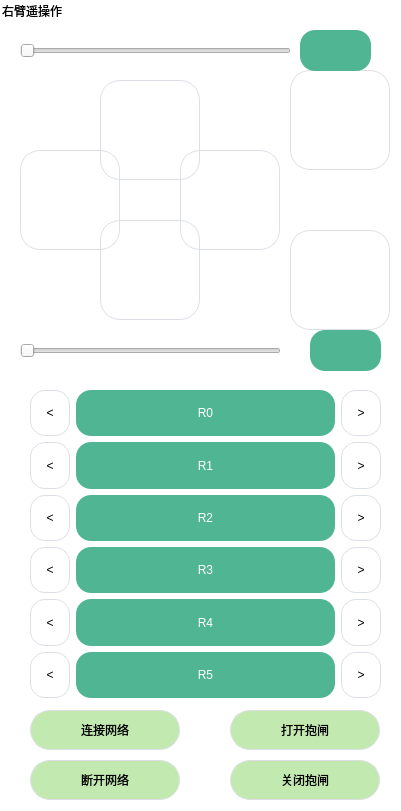
  <widget class="QGroupBox" name="groupBox_2">
   <property name="geometry">
    <rect>
     <x>1080</x>
     <y>30</y>
     <width>401</width>
     <height>811</height>
    </rect>
   </property>
   <property name="styleSheet">
    <string notr="true">QGroupBox
{
font: 10pt &quot;微软雅黑&quot;;
background-color: rgba(255, 255, 255, 0);
border-radius: 15px; 

}

QPushButton {
    background-color: #ffffff;
    border: 1px solid #dcdfe6;
    padding: 1px;
    border-radius: 15px;
	font: 10pt &quot;微软雅黑&quot;;
	
}

QPushButton:hover {
    background-color: #ecf5ff;
    color: #409eff;
}

QPushButton:pressed, QPushButton:checked {
    border: 1px solid #3a8ee6;
    color: #409eff;
}

QLabel
{
	background-color: rgb(79, 181, 147);
	border-radius: 15px; 
	font: 75 10pt &quot;微软雅黑&quot;;
	color: rgb(255, 255, 255);
}

</string>
   </property>
   <property name="title">
    <string>右臂遥操作</string>
   </property>
   <widget class="QPushButton" name="btn_right_arm_left">
    <property name="geometry">
     <rect>
      <x>20</x>
      <y>150</y>
      <width>100</width>
      <height>100</height>
     </rect>
    </property>
    <property name="styleSheet">
     <string notr="true">QPushButton{
	background-image:url(./picture/debug_mode/左.png);
    border-radius: 20px;
	background-color: rgba(255, 255, 255, 0);
}
QPushButton:hover {
	background-color: rgba(255, 0, 0, 100);
}

QPushButton:pressed{
	background-color: rgba(0, 100, 100, 100);
}







</string>
    </property>
    <property name="text">
     <string/>
    </property>
    <property name="autoRepeat">
     <bool>true</bool>
    </property>
    <property name="autoRepeatInterval">
     <number>50</number>
    </property>
   </widget>
   <widget class="QPushButton" name="btn_right_arm_right">
    <property name="geometry">
     <rect>
      <x>180</x>
      <y>150</y>
      <width>100</width>
      <height>100</height>
     </rect>
    </property>
    <property name="styleSheet">
     <string notr="true">QPushButton{
	background-image:url(./picture/debug_mode/右.png);
    border-radius: 20px;
	background-color: rgba(255, 255, 255, 0);
}
QPushButton:hover {
	background-color: rgba(255, 0, 0, 100);
}

QPushButton:pressed{
	background-color: rgba(0, 100, 100, 100);
}







</string>
    </property>
    <property name="text">
     <string/>
    </property>
    <property name="autoRepeat">
     <bool>true</bool>
    </property>
    <property name="autoRepeatInterval">
     <number>50</number>
    </property>
   </widget>
   <widget class="QPushButton" name="btn_right_arm_forword">
    <property name="geometry">
     <rect>
      <x>100</x>
      <y>80</y>
      <width>100</width>
      <height>100</height>
     </rect>
    </property>
    <property name="styleSheet">
     <string notr="true">QPushButton{
	background-image:url(./picture/debug_mode/前.png);
    border-radius: 20px;
	background-color: rgba(255, 255, 255, 0);
}
QPushButton:hover {
	background-color: rgba(255, 0, 0, 100);
}

QPushButton:pressed{
	background-color: rgba(0, 100, 100, 100);
}







</string>
    </property>
    <property name="text">
     <string/>
    </property>
    <property name="autoRepeat">
     <bool>true</bool>
    </property>
    <property name="autoRepeatInterval">
     <number>50</number>
    </property>
   </widget>
   <widget class="QPushButton" name="btn_right_arm_backward">
    <property name="geometry">
     <rect>
      <x>100</x>
      <y>220</y>
      <width>100</width>
      <height>100</height>
     </rect>
    </property>
    <property name="styleSheet">
     <string notr="true">QPushButton{
	background-image:url(./picture/debug_mode/后.png);
    border-radius: 20px;
	background-color: rgba(255, 255, 255, 0);
}
QPushButton:hover {
	background-color: rgba(255, 0, 0, 100);
}

QPushButton:pressed{
	background-color: rgba(0, 100, 100, 100);
}







</string>
    </property>
    <property name="text">
     <string/>
    </property>
    <property name="autoRepeat">
     <bool>true</bool>
    </property>
    <property name="autoRepeatInterval">
     <number>50</number>
    </property>
   </widget>
   <widget class="QPushButton" name="btn_right_arm_up">
    <property name="geometry">
     <rect>
      <x>290</x>
      <y>70</y>
      <width>100</width>
      <height>100</height>
     </rect>
    </property>
    <property name="styleSheet">
     <string notr="true">QPushButton{
	background-image:url(./picture/debug_mode/上.png);
    border-radius: 20px;
	background-color: rgba(255, 255, 255, 0);
}
QPushButton:hover {
	background-color: rgba(255, 0, 0, 100);
}

QPushButton:pressed{
	background-color: rgba(0, 100, 100, 100);
}







</string>
    </property>
    <property name="text">
     <string/>
    </property>
    <property name="autoRepeat">
     <bool>true</bool>
    </property>
    <property name="autoRepeatInterval">
     <number>50</number>
    </property>
   </widget>
   <widget class="QPushButton" name="btn_right_arm_down">
    <property name="geometry">
     <rect>
      <x>290</x>
      <y>230</y>
      <width>100</width>
      <height>100</height>
     </rect>
    </property>
    <property name="styleSheet">
     <string notr="true">QPushButton{
	background-image:url(./picture/debug_mode/下.png);
    border-radius: 20px;
	background-color: rgba(255, 255, 255, 0);
}
QPushButton:hover {
	background-color: rgba(255, 0, 0, 100);
}

QPushButton:pressed{
	background-color: rgba(0, 100, 100, 100);
}







</string>
    </property>
    <property name="text">
     <string/>
    </property>
    <property name="autoRepeat">
     <bool>true</bool>
    </property>
    <property name="autoRepeatInterval">
     <number>50</number>
    </property>
   </widget>
   <widget class="QPushButton" name="btn_right_break_open">
    <property name="geometry">
     <rect>
      <x>230</x>
      <y>710</y>
      <width>150</width>
      <height>40</height>
     </rect>
    </property>
    <property name="styleSheet">
     <string notr="true">QPushButton{
	font: 9pt &quot;微软雅黑&quot;;
    border-radius: 20px;
	background-color: rgba(100, 200, 50, 100);
}
QPushButton:hover {
	background-color: rgba(255, 0, 0, 100);
}

QPushButton:pressed{
	background-color: rgba(0, 100, 100, 100);
}







</string>
    </property>
    <property name="text">
     <string>打开抱闸</string>
    </property>
   </widget>
   <widget class="QPushButton" name="btn_right_connect">
    <property name="geometry">
     <rect>
      <x>30</x>
      <y>710</y>
      <width>150</width>
      <height>40</height>
     </rect>
    </property>
    <property name="styleSheet">
     <string notr="true">QPushButton{
	font: 9pt &quot;微软雅黑&quot;;
    border-radius: 20px;
	background-color: rgba(100, 200, 50, 100);
}
QPushButton:hover {
	background-color: rgba(255, 0, 0, 100);
}

QPushButton:pressed{
	background-color: rgba(0, 100, 100, 100);
}







</string>
    </property>
    <property name="text">
     <string>连接网络</string>
    </property>
   </widget>
   <widget class="QPushButton" name="btn_right_disconnect">
    <property name="geometry">
     <rect>
      <x>30</x>
      <y>760</y>
      <width>150</width>
      <height>40</height>
     </rect>
    </property>
    <property name="styleSheet">
     <string notr="true">QPushButton{
	font: 9pt &quot;微软雅黑&quot;;
    border-radius: 20px;
	background-color: rgba(100, 200, 50, 100);
}
QPushButton:hover {
	background-color: rgba(255, 0, 0, 100);
}

QPushButton:pressed{
	background-color: rgba(0, 100, 100, 100);
}







</string>
    </property>
    <property name="text">
     <string>断开网络</string>
    </property>
   </widget>
   <widget class="QPushButton" name="btn_right_break_close">
    <property name="geometry">
     <rect>
      <x>230</x>
      <y>760</y>
      <width>150</width>
      <height>40</height>
     </rect>
    </property>
    <property name="styleSheet">
     <string notr="true">QPushButton{
	font: 9pt &quot;微软雅黑&quot;;
    border-radius: 20px;
	background-color: rgba(100, 200, 50, 100);
}
QPushButton:hover {
	background-color: rgba(255, 0, 0, 100);
}

QPushButton:pressed{
	background-color: rgba(0, 100, 100, 100);
}







</string>
    </property>
    <property name="text">
     <string>关闭抱闸</string>
    </property>
   </widget>
   <widget class="QWidget" name="layoutWidget_2">
    <property name="geometry">
     <rect>
      <x>30</x>
      <y>390</y>
      <width>351</width>
      <height>308</height>
     </rect>
    </property>
    <layout class="QVBoxLayout" name="verticalLayout_2">
     <item>
      <layout class="QHBoxLayout" name="horizontalLayout_2">
       <item>
        <widget class="QPushButton" name="btn_R_joint_0_dec">
         <property name="sizePolicy">
          <sizepolicy hsizetype="Maximum" vsizetype="Minimum">
           <horstretch>20</horstretch>
           <verstretch>0</verstretch>
          </sizepolicy>
         </property>
         <property name="minimumSize">
          <size>
           <width>40</width>
           <height>0</height>
          </size>
         </property>
         <property name="text">
          <string>&lt;</string>
         </property>
         <property name="autoRepeat">
          <bool>true</bool>
         </property>
         <property name="autoRepeatInterval">
          <number>50</number>
         </property>
        </widget>
       </item>
       <item>
        <widget class="QLabel" name="label_R_joint_0">
         <property name="sizePolicy">
          <sizepolicy hsizetype="Expanding" vsizetype="Preferred">
           <horstretch>0</horstretch>
           <verstretch>0</verstretch>
          </sizepolicy>
         </property>
         <property name="minimumSize">
          <size>
           <width>80</width>
           <height>0</height>
          </size>
         </property>
         <property name="text">
          <string>R0</string>
         </property>
         <property name="alignment">
          <set>Qt::AlignCenter</set>
         </property>
        </widget>
       </item>
       <item>
        <widget class="QPushButton" name="btn_R_joint_0_inc">
         <property name="sizePolicy">
          <sizepolicy hsizetype="Minimum" vsizetype="Preferred">
           <horstretch>0</horstretch>
           <verstretch>0</verstretch>
          </sizepolicy>
         </property>
         <property name="minimumSize">
          <size>
           <width>40</width>
           <height>0</height>
          </size>
         </property>
         <property name="styleSheet">
          <string notr="true"/>
         </property>
         <property name="text">
          <string>&gt;</string>
         </property>
         <property name="autoRepeat">
          <bool>true</bool>
         </property>
         <property name="autoRepeatInterval">
          <number>50</number>
         </property>
        </widget>
       </item>
      </layout>
     </item>
     <item>
      <layout class="QHBoxLayout" name="horizontalLayout_12">
       <item>
        <widget class="QPushButton" name="btn_R_joint_1_dec">
         <property name="sizePolicy">
          <sizepolicy hsizetype="Maximum" vsizetype="Minimum">
           <horstretch>20</horstretch>
           <verstretch>0</verstretch>
          </sizepolicy>
         </property>
         <property name="minimumSize">
          <size>
           <width>40</width>
           <height>0</height>
          </size>
         </property>
         <property name="text">
          <string>&lt;</string>
         </property>
         <property name="autoRepeat">
          <bool>true</bool>
         </property>
         <property name="autoRepeatInterval">
          <number>50</number>
         </property>
        </widget>
       </item>
       <item>
        <widget class="QLabel" name="label_R_joint_1">
         <property name="sizePolicy">
          <sizepolicy hsizetype="Expanding" vsizetype="Preferred">
           <horstretch>0</horstretch>
           <verstretch>0</verstretch>
          </sizepolicy>
         </property>
         <property name="minimumSize">
          <size>
           <width>80</width>
           <height>0</height>
          </size>
         </property>
         <property name="text">
          <string>R1</string>
         </property>
         <property name="alignment">
          <set>Qt::AlignCenter</set>
         </property>
        </widget>
       </item>
       <item>
        <widget class="QPushButton" name="btn_R_joint_1_inc">
         <property name="sizePolicy">
          <sizepolicy hsizetype="Minimum" vsizetype="Preferred">
           <horstretch>0</horstretch>
           <verstretch>0</verstretch>
          </sizepolicy>
         </property>
         <property name="minimumSize">
          <size>
           <width>40</width>
           <height>0</height>
          </size>
         </property>
         <property name="styleSheet">
          <string notr="true"/>
         </property>
         <property name="text">
          <string>&gt;</string>
         </property>
         <property name="autoRepeat">
          <bool>true</bool>
         </property>
         <property name="autoRepeatInterval">
          <number>50</number>
         </property>
        </widget>
       </item>
      </layout>
     </item>
     <item>
      <layout class="QHBoxLayout" name="horizontalLayout_13">
       <item>
        <widget class="QPushButton" name="btn_R_joint_2_dec">
         <property name="sizePolicy">
          <sizepolicy hsizetype="Maximum" vsizetype="Minimum">
           <horstretch>20</horstretch>
           <verstretch>0</verstretch>
          </sizepolicy>
         </property>
         <property name="minimumSize">
          <size>
           <width>40</width>
           <height>0</height>
          </size>
         </property>
         <property name="text">
          <string>&lt;</string>
         </property>
         <property name="autoRepeat">
          <bool>true</bool>
         </property>
         <property name="autoRepeatInterval">
          <number>50</number>
         </property>
        </widget>
       </item>
       <item>
        <widget class="QLabel" name="label_R_joint_2">
         <property name="sizePolicy">
          <sizepolicy hsizetype="Expanding" vsizetype="Preferred">
           <horstretch>0</horstretch>
           <verstretch>0</verstretch>
          </sizepolicy>
         </property>
         <property name="minimumSize">
          <size>
           <width>80</width>
           <height>0</height>
          </size>
         </property>
         <property name="text">
          <string>R2</string>
         </property>
         <property name="alignment">
          <set>Qt::AlignCenter</set>
         </property>
        </widget>
       </item>
       <item>
        <widget class="QPushButton" name="btn_R_joint_2_inc">
         <property name="sizePolicy">
          <sizepolicy hsizetype="Minimum" vsizetype="Preferred">
           <horstretch>0</horstretch>
           <verstretch>0</verstretch>
          </sizepolicy>
         </property>
         <property name="minimumSize">
          <size>
           <width>40</width>
           <height>0</height>
          </size>
         </property>
         <property name="styleSheet">
          <string notr="true"/>
         </property>
         <property name="text">
          <string>&gt;</string>
         </property>
         <property name="autoRepeat">
          <bool>true</bool>
         </property>
         <property name="autoRepeatInterval">
          <number>50</number>
         </property>
        </widget>
       </item>
      </layout>
     </item>
     <item>
      <layout class="QHBoxLayout" name="horizontalLayout_14">
       <item>
        <widget class="QPushButton" name="btn_R_joint_3_dec">
         <property name="sizePolicy">
          <sizepolicy hsizetype="Maximum" vsizetype="Minimum">
           <horstretch>20</horstretch>
           <verstretch>0</verstretch>
          </sizepolicy>
         </property>
         <property name="minimumSize">
          <size>
           <width>40</width>
           <height>0</height>
          </size>
         </property>
         <property name="text">
          <string>&lt;</string>
         </property>
         <property name="autoRepeat">
          <bool>true</bool>
         </property>
         <property name="autoRepeatInterval">
          <number>50</number>
         </property>
        </widget>
       </item>
       <item>
        <widget class="QLabel" name="label_R_joint_3">
         <property name="sizePolicy">
          <sizepolicy hsizetype="Expanding" vsizetype="Preferred">
           <horstretch>0</horstretch>
           <verstretch>0</verstretch>
          </sizepolicy>
         </property>
         <property name="minimumSize">
          <size>
           <width>80</width>
           <height>0</height>
          </size>
         </property>
         <property name="text">
          <string>R3</string>
         </property>
         <property name="alignment">
          <set>Qt::AlignCenter</set>
         </property>
        </widget>
       </item>
       <item>
        <widget class="QPushButton" name="btn_R_joint_3_inc">
         <property name="sizePolicy">
          <sizepolicy hsizetype="Minimum" vsizetype="Preferred">
           <horstretch>0</horstretch>
           <verstretch>0</verstretch>
          </sizepolicy>
         </property>
         <property name="minimumSize">
          <size>
           <width>40</width>
           <height>0</height>
          </size>
         </property>
         <property name="styleSheet">
          <string notr="true"/>
         </property>
         <property name="text">
          <string>&gt;</string>
         </property>
         <property name="autoRepeat">
          <bool>true</bool>
         </property>
         <property name="autoRepeatInterval">
          <number>50</number>
         </property>
        </widget>
       </item>
      </layout>
     </item>
     <item>
      <layout class="QHBoxLayout" name="horizontalLayout_15">
       <item>
        <widget class="QPushButton" name="btn_R_joint_4_dec">
         <property name="sizePolicy">
          <sizepolicy hsizetype="Maximum" vsizetype="Minimum">
           <horstretch>20</horstretch>
           <verstretch>0</verstretch>
          </sizepolicy>
         </property>
         <property name="minimumSize">
          <size>
           <width>40</width>
           <height>0</height>
          </size>
         </property>
         <property name="text">
          <string>&lt;</string>
         </property>
         <property name="autoRepeat">
          <bool>true</bool>
         </property>
         <property name="autoRepeatInterval">
          <number>50</number>
         </property>
        </widget>
       </item>
       <item>
        <widget class="QLabel" name="label_R_joint_4">
         <property name="sizePolicy">
          <sizepolicy hsizetype="Expanding" vsizetype="Preferred">
           <horstretch>0</horstretch>
           <verstretch>0</verstretch>
          </sizepolicy>
         </property>
         <property name="minimumSize">
          <size>
           <width>80</width>
           <height>0</height>
          </size>
         </property>
         <property name="text">
          <string>R4</string>
         </property>
         <property name="alignment">
          <set>Qt::AlignCenter</set>
         </property>
        </widget>
       </item>
       <item>
        <widget class="QPushButton" name="btn_R_joint_4_inc">
         <property name="sizePolicy">
          <sizepolicy hsizetype="Minimum" vsizetype="Preferred">
           <horstretch>0</horstretch>
           <verstretch>0</verstretch>
          </sizepolicy>
         </property>
         <property name="minimumSize">
          <size>
           <width>40</width>
           <height>0</height>
          </size>
         </property>
         <property name="styleSheet">
          <string notr="true"/>
         </property>
         <property name="text">
          <string>&gt;</string>
         </property>
         <property name="autoRepeat">
          <bool>true</bool>
         </property>
         <property name="autoRepeatInterval">
          <number>50</number>
         </property>
        </widget>
       </item>
      </layout>
     </item>
     <item>
      <layout class="QHBoxLayout" name="horizontalLayout_16">
       <item>
        <widget class="QPushButton" name="btn_R_joint_5_dec">
         <property name="sizePolicy">
          <sizepolicy hsizetype="Maximum" vsizetype="Minimum">
           <horstretch>20</horstretch>
           <verstretch>0</verstretch>
          </sizepolicy>
         </property>
         <property name="minimumSize">
          <size>
           <width>40</width>
           <height>0</height>
          </size>
         </property>
         <property name="text">
          <string>&lt;</string>
         </property>
         <property name="autoRepeat">
          <bool>true</bool>
         </property>
         <property name="autoRepeatInterval">
          <number>50</number>
         </property>
        </widget>
       </item>
       <item>
        <widget class="QLabel" name="label_R_joint_5">
         <property name="sizePolicy">
          <sizepolicy hsizetype="Expanding" vsizetype="Preferred">
           <horstretch>0</horstretch>
           <verstretch>0</verstretch>
          </sizepolicy>
         </property>
         <property name="minimumSize">
          <size>
           <width>80</width>
           <height>0</height>
          </size>
         </property>
         <property name="text">
          <string>R5</string>
         </property>
         <property name="alignment">
          <set>Qt::AlignCenter</set>
         </property>
        </widget>
       </item>
       <item>
        <widget class="QPushButton" name="btn_R_joint_5_inc">
         <property name="sizePolicy">
          <sizepolicy hsizetype="Minimum" vsizetype="Preferred">
           <horstretch>0</horstretch>
           <verstretch>0</verstretch>
          </sizepolicy>
         </property>
         <property name="minimumSize">
          <size>
           <width>40</width>
           <height>0</height>
          </size>
         </property>
         <property name="styleSheet">
          <string notr="true"/>
         </property>
         <property name="text">
          <string>&gt;</string>
         </property>
         <property name="autoRepeat">
          <bool>true</bool>
         </property>
         <property name="autoRepeatInterval">
          <number>50</number>
         </property>
        </widget>
       </item>
      </layout>
     </item>
    </layout>
   </widget>
   <widget class="QSlider" name="right_direction_slider">
    <property name="geometry">
     <rect>
      <x>20</x>
      <y>40</y>
      <width>271</width>
      <height>22</height>
     </rect>
    </property>
    <property name="orientation">
     <enum>Qt::Horizontal</enum>
    </property>
   </widget>
   <widget class="QSlider" name="right_angle_slider">
    <property name="geometry">
     <rect>
      <x>20</x>
      <y>340</y>
      <width>261</width>
      <height>22</height>
     </rect>
    </property>
    <property name="maximum">
     <number>30</number>
    </property>
    <property name="orientation">
     <enum>Qt::Horizontal</enum>
    </property>
   </widget>
   <widget class="QLabel" name="right_direction_value">
    <property name="geometry">
     <rect>
      <x>300</x>
      <y>30</y>
      <width>71</width>
      <height>41</height>
     </rect>
    </property>
    <property name="text">
     <string/>
    </property>
    <property name="alignment">
     <set>Qt::AlignCenter</set>
    </property>
   </widget>
   <widget class="QLabel" name="right_angle_value">
    <property name="geometry">
     <rect>
      <x>310</x>
      <y>330</y>
      <width>71</width>
      <height>41</height>
     </rect>
    </property>
    <property name="text">
     <string/>
    </property>
    <property name="alignment">
     <set>Qt::AlignCenter</set>
    </property>
   </widget>
  </widget>
